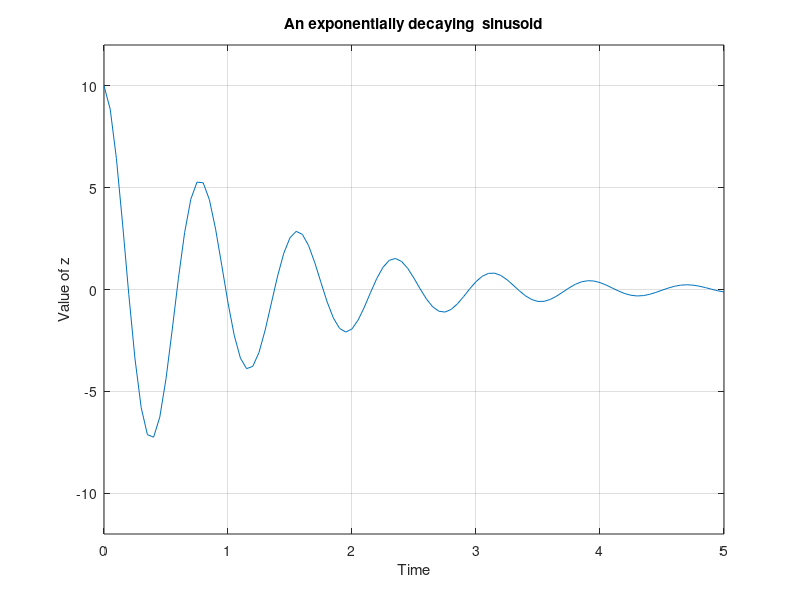

MATLAB code to generate this figure:
clc;
clear;
close all;
t= 0:0.05:5.0;
x_t = exp(-.8*t);
y_t = cos(8*t);
z_t = 10*x_t.*y_t;
plot(t, z_t);
title('An exponentially decaying  sinusoid');
xlabel('Time');
ylabel('Value of z');
ylim([-12 12]);
grid on;